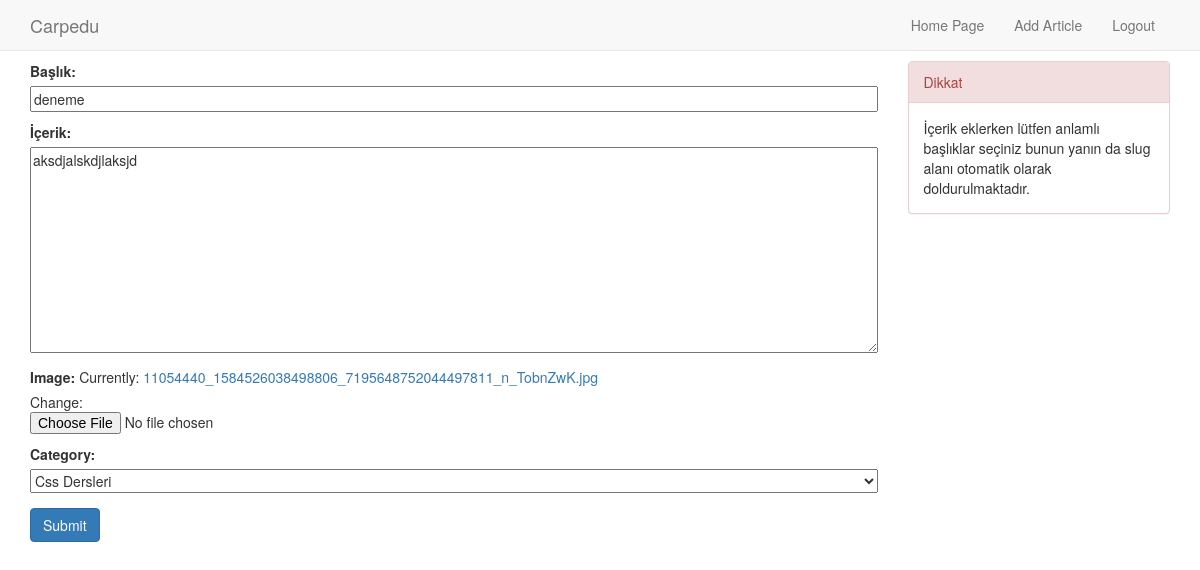
The app's page /edit/deneme/ (signed in) with its own data.
### blog/models.py (models this page shows, shortened)
class Post(models.Model):
    blank = True
    null = True
    title = models.CharField(max_length=120,verbose_name="Başlık",blank=False)
    content = models.TextField(blank=False,verbose_name="İçerik")
    date = models.DateTimeField(auto_now_add = True, verbose_name="Yayımlanma Tarihi")
    image = models.ImageField(blank=False)
    slug = models.SlugField(unique=True)
    category = models.ForeignKey(Category, on_delete=models.CASCADE, related_name="postcategory")
    user = models.ForeignKey(User)
    contentCount = models.IntegerField(blank=False,verbose_name="Haber Okundu Sayısı",default=0)

### blog/views.py (the view, shortened to what this page needs)
# urls.py: url(r'^edit/(?P<slug>[\w-]+)/$', login_required(PostUpdate.as_view()), name="edit"),
class PostUpdate(UpdateView):
    model = Post
    fields = ['title', 'content', 'image', 'category']
    template_name = 'blog/edit_form.html'

### blog/models.py (called while the page is built)
    def __str__(self):
        return self.categoryName

### templates/blog/edit_form.html (shortened to what this page needs)
{% extends 'base.html' %}
{%block body%}
<div class="col-md-9">
    {% if request.user.is_authenticated %}
    <form method="post" enctype="multipart/form-data">
        <div class="form-group" id="addPost">
            {{ form.as_p}}
        </div>
        <button type="submit" class="btn btn-primary">Submit</button>
    </form>
</div>
<div class="col-md-3">
    <div class="panel panel-danger">
        <div class="panel-heading">Dikkat</div>
        <div class="panel-body">
            İçerik eklerken lütfen anlamlı başlıklar seçiniz bunun yanın da
            slug alanı otomatik olarak doldurulmaktadır.
        </div>
    </div>
</div>
{%endif%}
{%endblock%}

### static/css/main.css (style rules this page uses)
#addPost textarea,select,input { width: 100%; }

### records on screen
Post: title "deneme", content "aksdjalskdjlaksjd", category "Css Dersleri"
